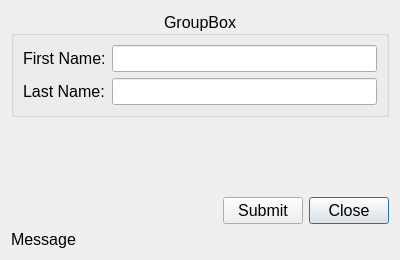
<?xml version="1.0" encoding="UTF-8"?>
<ui version="4.0">
 <class>d_Person</class>
 <widget class="QDialog" name="d_Person">
  <property name="geometry">
   <rect>
    <x>0</x>
    <y>0</y>
    <width>400</width>
    <height>260</height>
   </rect>
  </property>
  <property name="font">
   <font>
    <pointsize>12</pointsize>
   </font>
  </property>
  <property name="windowTitle">
   <string>Sample Application</string>
  </property>
  <property name="windowIcon">
   <iconset resource="../../Icons/Icons.qrc">
    <normaloff>:/dollar/dollar.png</normaloff>:/dollar/dollar.png</iconset>
  </property>
  <layout class="QGridLayout" name="gridLayout">
   <item row="3" column="2">
    <widget class="QPushButton" name="pb_Close">
     <property name="text">
      <string>Close</string>
     </property>
    </widget>
   </item>
   <item row="3" column="1">
    <widget class="QPushButton" name="pb_Submit">
     <property name="text">
      <string>Submit</string>
     </property>
     <property name="checkable">
      <bool>false</bool>
     </property>
    </widget>
   </item>
   <item row="3" column="0">
    <spacer name="horizontalSpacer">
     <property name="orientation">
      <enum>Qt::Horizontal</enum>
     </property>
     <property name="sizeHint" stdset="0">
      <size>
       <width>40</width>
       <height>20</height>
      </size>
     </property>
    </spacer>
   </item>
   <item row="1" column="0" colspan="3">
    <spacer name="verticalSpacer">
     <property name="orientation">
      <enum>Qt::Vertical</enum>
     </property>
     <property name="sizeHint" stdset="0">
      <size>
       <width>20</width>
       <height>40</height>
      </size>
     </property>
    </spacer>
   </item>
   <item row="0" column="0" colspan="3">
    <widget class="QGroupBox" name="gb_Person">
     <property name="title">
      <string>GroupBox</string>
     </property>
     <property name="alignment">
      <set>Qt::AlignCenter</set>
     </property>
     <layout class="QFormLayout" name="formLayout">
      <item row="0" column="0">
       <widget class="QLabel" name="label">
        <property name="text">
         <string>First Name:</string>
        </property>
       </widget>
      </item>
      <item row="0" column="1">
       <widget class="QLineEdit" name="le_FirstName"/>
      </item>
      <item row="1" column="0">
       <widget class="QLabel" name="label_2">
        <property name="text">
         <string>Last Name:</string>
        </property>
       </widget>
      </item>
      <item row="1" column="1">
       <widget class="QLineEdit" name="le_LastName"/>
      </item>
     </layout>
    </widget>
   </item>
   <item row="5" column="0" colspan="3">
    <widget class="QLabel" name="lb_Message">
     <property name="text">
      <string>Message</string>
     </property>
    </widget>
   </item>
  </layout>
 </widget>
 <resources>
  <include location="../../Icons/Icons.qrc"/>
 </resources>
 <connections/>
</ui>
